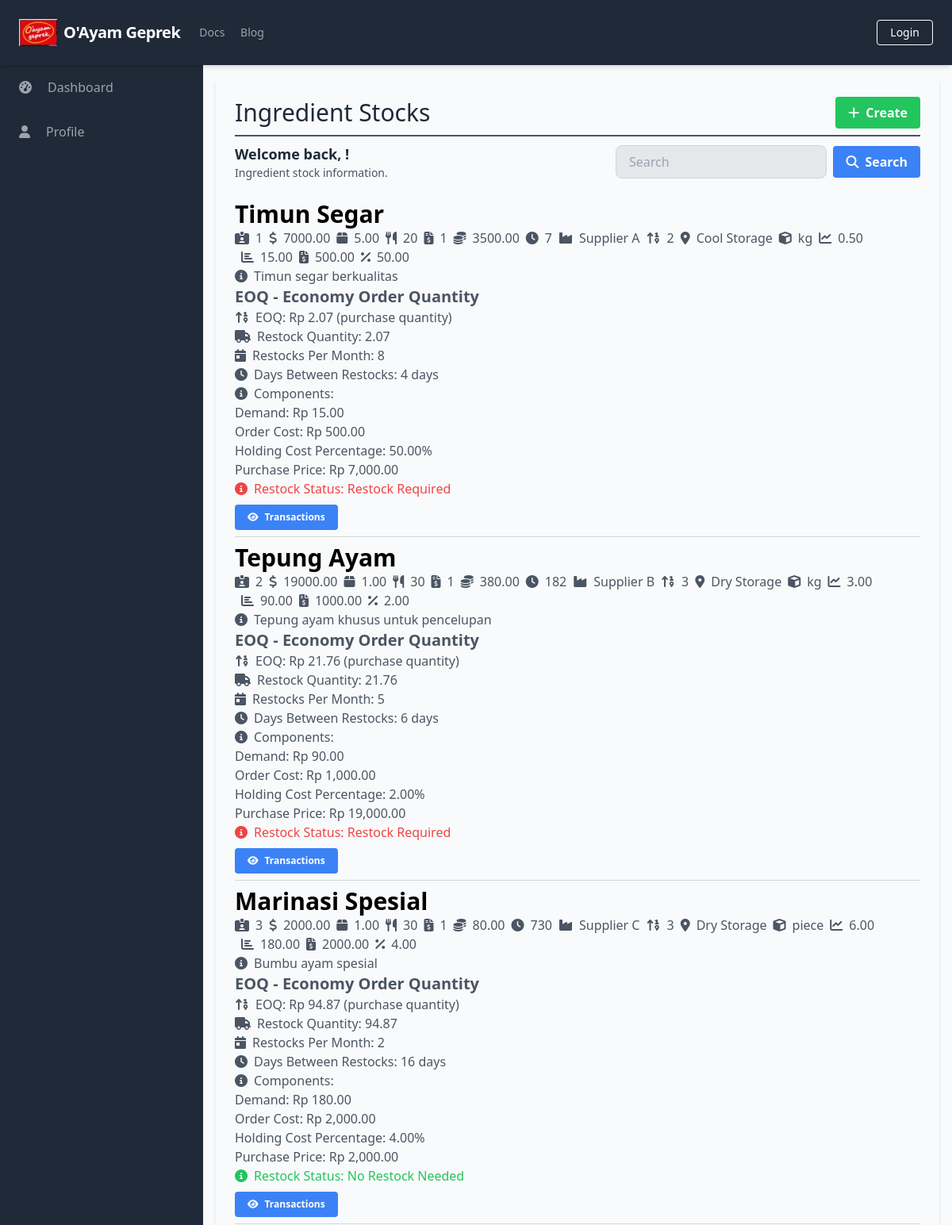
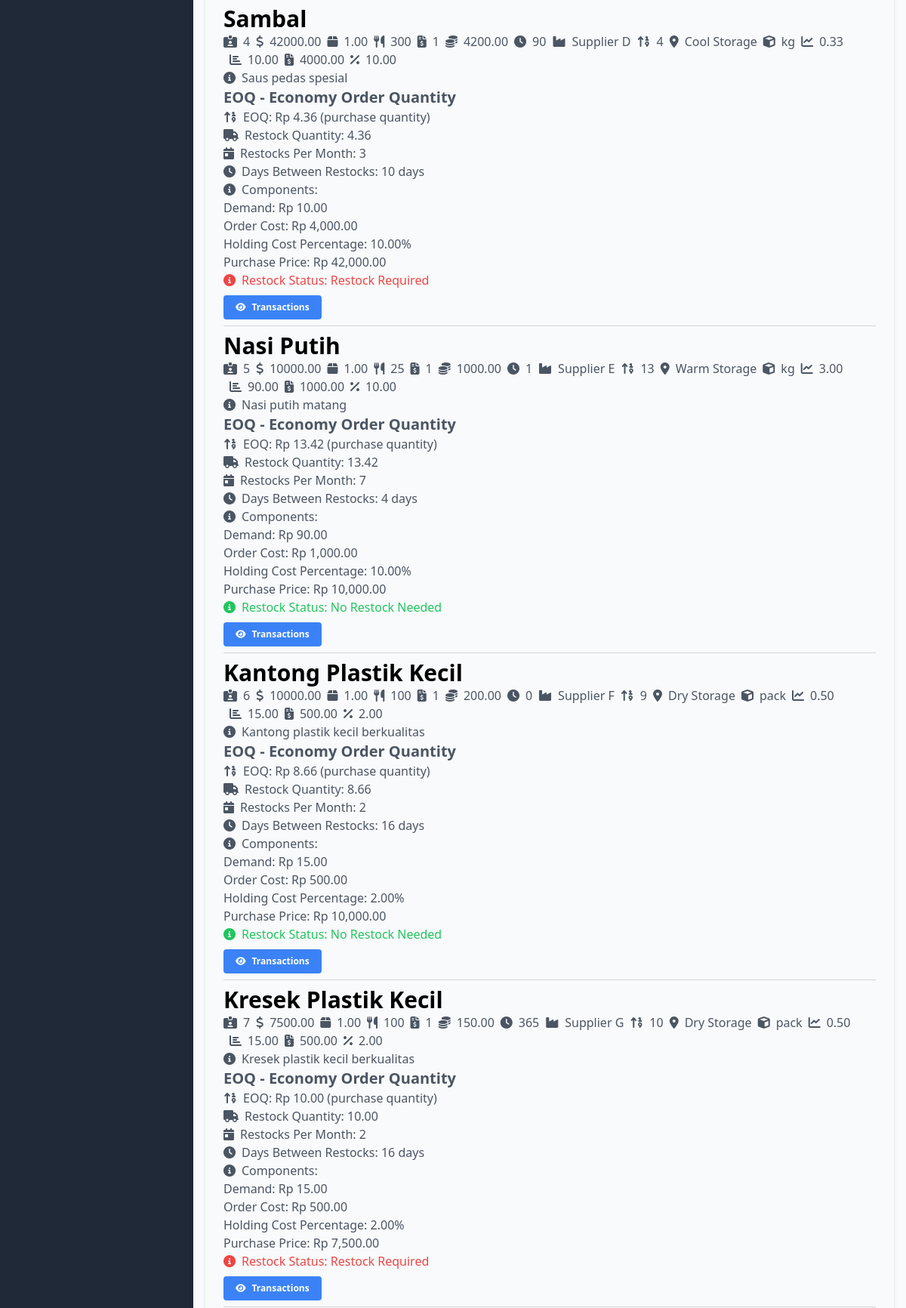
The app's page /manage_restocks/manage_restocks_list.php (upper part) with its own data (2 pictures, top to bottom).
### tables this page shows
CREATE TABLE `IngredientStocks` (
  `StockID` int(11) NOT NULL,
  `IngredientID` int(11) NOT NULL,
  `Quantity` decimal(10,2) NOT NULL,
  `QuantityPerServings` decimal(10,2) NOT NULL,
  `LastUpdateStock` timestamp NOT NULL DEFAULT current_timestamp()
);

CREATE TABLE `Ingredients` (
  `IngredientID` int(11) NOT NULL,
  `IngredientName` varchar(255) NOT NULL,
  `PurchasePrice` decimal(10,2) NOT NULL,
  `QuantityPerPurchase` decimal(10,2) NOT NULL,
  `ServingsPerIngredient` int(11) NOT NULL,
  `HoldingCost` tinyint(1) NOT NULL,
  `HoldingCostPrice` decimal(10,2) DEFAULT NULL,
  `ShelfLife` int(11) DEFAULT NULL,
  `SupplierName` varchar(255) DEFAULT NULL,
  `Description` text DEFAULT NULL,
  `MinimumStock` int(11) DEFAULT NULL,
  `StorageLocation` varchar(50) DEFAULT NULL,
  `PurchaseUnit` varchar(50) NOT NULL,
  `UsagePerDay` decimal(10,2) DEFAULT NULL,
  `UsagePerMonth` decimal(10,2) DEFAULT NULL,
  `OrderCost` decimal(10,2) DEFAULT NULL,
  `HoldingCostPercentage` decimal(5,2) DEFAULT NULL
);

### database/connection.php (called while the page is built, shortened)
<?php
$baseUrl = "http://localhost/final_project_yayuk_2023/";

### public/manage_restocks/manage_restocks_list.php (the view, shortened to what this page needs)
<?php
require_once('../../database/connection.php');
?>
<?php include_once('../components/header.php'); ?>
<div class="h-screen flex flex-col">
    <?php include('../components/navbar.php'); ?>
    <div class="flex-grow bg-gray-50 flex flex-row shadow-md">
        <?php include('../components/sidebar.php'); ?>
        <main class=" bg-gray-50 flex flex-col flex-1 overflow-y-scroll h-screen flex-shrink-0 sc-hide pb-40">
            <div class="flex items-start justify-start p-6 shadow-md m-4 flex-1 flex-col">
                <div class="flex flex-row justify-between items-center w-full border-b-2 border-gray-600 mb-2 pb-2">
                    <h1 class="text-3xl text-gray-800 font-semibol w-full">Ingredient Stocks</h1>
                    <div class="flex flex-row justify-end items-center">
                        <a href="<?php echo $baseUrl; ?>public/manage_ingredient_stocks/manage_ingredient_stocks_add.php" class="bg-green-500 hover-bg-green-700 text-white font-bold py-2 px-4 rounded inline-flex items-center">
                            <i class="fas fa-plus mr-2"></i>
                            <span>Create</span>
                        </a>
                    </div>
                </div>
                <div class="flex flex-col w-full">
                    <div class="flex flex-row justify-between items-center w-full mb-2 pb-2">
                        <div>
                            <h2 class="text-lg text-gray-800 font-semibold">Welcome back, <?php echo $_SESSION['FullName']; ?>!</h2>
                            <p class="text-gray-600 text-sm">Ingredient stock information.</p>
                        </div>
                        <form class="flex items-center justify-end space-x-2 w-96">
                            <input type="text" name="search" class="bg-gray-200 focus-bg-white focus-outline-none border border-gray-300 rounded-lg py-2 px-4 block w-full appearance-none leading-normal" placeholder="Search" value="<?php echo isset($_GET['search']) ? $_GET['search'] : ''; ?>">
                            <button type="submit" class="bg-blue-500 hover-bg-blue-700 text-white font-bold py-2 px-4 rounded space-x-2 inline-flex items-center">
                                <i class="fas fa-search"></i>
                                <span>Search</span>
                            </button>
                        </form>
                    </div>
                <?php
                $searchTerm = isset($_GET['search']) ? $_GET['search'] : '';
                $page = isset($_GET['page']) ? $_GET['page'] : 1;
                $query = "SELECT IngStk.StockID, IngStk.IngredientID, IngStk.Quantity AS Stock, IngStk.LastUpdateStock, I.*
                    FROM IngredientStocks IngStk
                    INNER JOIN Ingredients I ON IngStk.IngredientID = I.IngredientID
                    WHERE I.IngredientName LIKE '%$searchTerm%'
                    LIMIT 15 OFFSET " . ($page - 1) * 15;
                $result = $conn->query($query);
                while ($row = $result->fetch_assoc()) {
                    $demand = $row['UsagePerMonth'];
                    $orderCost = $row['OrderCost'];
                    $purchasePrice = $row['PurchasePrice'];
                    $holdingCostPercentage = $row['HoldingCostPercentage'] ;
                    $stock = $row['Stock'] ;
                    $eoq = sqrt((2 * $demand * $orderCost) / ((($purchasePrice / 100) * $holdingCostPercentage)));
                    $restockQuantity = $eoq;
                    $demand = $row['UsagePerMonth'];
                    $restocksPerMonth = ($demand > 0) ? ceil($demand / $restockQuantity) : 0;
                    $currentMonth = date('n');
                    $currentYear = date('Y');
                    $daysInMonth = cal_days_in_month(CAL_GREGORIAN, $currentMonth, $currentYear);
                    $daysBetweenRestocks = ($restocksPerMonth > 0) ? round($daysInMonth / $restocksPerMonth) : 0;
                    if ($stock < $eoq) {
                        $restockStatus = 'Restock Required';
                        $restockColor = 'text-red-500';
                    } else {
                        $restockStatus = 'No Restock Needed';
                        $restockColor = 'text-green-500';
                    }
                    ?>
                        <div class="flex items-start flex-col justify-between border-b border-gray-300 py-2">
                            <div class="text-3xl font-semibold">
                                <?php echo $row['IngredientName']; ?>
                            </div>
                            <div class="flex flex-row flex-wrap space-x-2">
                                <div class="text-gray-600">
                                    <i class="mr-2 fas fa-id-card-alt"></i><?php echo $row['IngredientID']; ?>
                                </div>
                                <div class="text-gray-600">
                                    <i class="mr-2 fas fa-dollar-sign"></i><?php echo $row['PurchasePrice']; ?>
                                </div>
                                <div class="text-gray-600">
                                    <i class="mr-2 fas fa-box"></i><?php echo $row['QuantityPerPurchase']; ?>
                                </div>
                                <div class="text-gray-600">
                                    <i class="mr-2 fas fa-utensils"></i><?php echo $row['ServingsPerIngredient']; ?>
                                </div>
                                <div class="text-gray-600">
                                    <i class="mr-2 fas fa-file-invoice-dollar"></i><?php echo $row['HoldingCost']; ?>
                                </div>
                                <div class="text-gray-600">
                                    <i class="mr-2 fas fa-coins"></i><?php echo $row['HoldingCostPrice']; ?>
                                </div>
                                <div class="text-gray-600">
                                    <i class="mr-2 fas fa-clock"></i><?php echo $row['ShelfLife']; ?>
                                </div>
                                <div class="text-gray-600">
                                    <i class="mr-2 fas fa-industry"></i><?php echo $row['SupplierName']; ?>
                                </div>
                                <div class="text-gray-600">
                                    <i class="mr-2 fas fa-sort-numeric-up"></i><?php echo $row['MinimumStock']; ?>
                                </div>
                                <div class="text-gray-600">
                                    <i class="mr-2 fas fa-map-marker-alt"></i><?php echo $row['StorageLocation']; ?>
                                </div>
                                <div class="text-gray-600">
                                    <i class="mr-2 fas fa-cube"></i><?php echo $row['PurchaseUnit']; ?>
                                </div>
                                <div class="text-gray-600">
                                    <i class="mr-2 fas fa-chart-line"></i><?php echo $row['UsagePerDay']; ?>
                                </div>
                                <div class="text-gray-600">
                                    <i class="mr-2 fas fa-chart-bar"></i><?php echo $row['UsagePerMonth']; ?>
                                </div>
                                <div class="text-gray-600">
                                    <i class="mr-2 fas fa-file-invoice-dollar"></i><?php echo $row['OrderCost']; ?>
                                </div>
                                <div class="text-gray-600">
                                    <i class="mr-2 fas fa-percent"></i><?php echo $row['HoldingCostPercentage']; ?>
                                </div>
                            </div>
                            <div class="text-gray-600">
                                <i class="mr-2 fas fa-info-circle"></i><?php echo $row['Description']; ?>
                            </div>
                            <div class="text-gray-600">
                                <div class="text-xl font-semibold">EOQ - Economy Order Quantity</div>
                                <div class="text-gray-600">
                                    <i class="mr-2 fas fa-sort-numeric-up"></i>EOQ: Rp <?php echo number_format($eoq, 2); ?> (purchase quantity)
                                </div>
                                <div class="text-gray-600">
                                    <i class="mr-2 fas fa-truck"></i>Restock Quantity: <?php echo number_format($restockQuantity, 2); ?>
                                </div>
                                <div class="text-gray-600">
                                    <i class="mr-2 fas fa-calendar-day"></i>Restocks Per Month: <?php echo $restocksPerMonth; ?>
                                </div>
                                <div class="text-gray-600">
                                    <i class="mr-2 fas fa-clock"></i>Days Between Restocks: <?php echo $daysBetweenRestocks; ?> days
                                </div>
                                <div class="text-gray-600">
                                    <i class="mr-2 fas fa-info-circle"></i>Components:
                                    <ul>
                                        <li>Demand: Rp <?php echo number_format($demand, 2); ?></li>
                                        <li>Order Cost: Rp <?php echo number_format($orderCost, 2); ?></li>
                                        <li>Holding Cost Percentage: <?php echo $holdingCostPercentage; ?>%</li>
                                        <li>Purchase Price: Rp <?php echo number_format($purchasePrice, 2); ?></li>
                                    </ul>
                                </div>
                            </div>
                            <div class="text-gray-600 <?php echo $restockColor; ?>">
                                <i class="mr-2 fas fa-info-circle"></i>Restock Status: <?php echo $restockStatus; ?>
                            </div>
                            <div class="flex-shrink-0 mt-2">
                                <a href="<?php echo $baseUrl; ?>public/view_transactions.php?stock_id=<?php echo $row['StockID']; ?>" class="text-xs bg-blue-500 hover:bg-blue-700 text-white font-bold py-2 px-4 rounded inline-flex items-center">
                                    <i class="fas fa-eye mr-2"></i>
                                    <span>Transactions</span>
                                </a>
                            </div>
                        </div>
                    <?php
                    }
                    ?>
                </div>
        </main>
    </div>
</div>
</body>
</html>

### records on screen
ingredientstocks: IngredientID.IngredientName "Timun Segar", IngredientID.IngredientID "1", IngredientID.PurchasePrice "7000.00", IngredientID.QuantityPerPurchase "5.00", IngredientID.ServingsPerIngredient "20", IngredientID.HoldingCost "1", IngredientID.HoldingCostPrice "3500.00", IngredientID.ShelfLife "7", IngredientID.SupplierName "Supplier A", IngredientID.MinimumStock "2", IngredientID.StorageLocation "Cool Storage", IngredientID.PurchaseUnit "kg", IngredientID.UsagePerDay "0.50", IngredientID.UsagePerMonth "15.00", IngredientID.OrderCost "500.00", IngredientID.HoldingCostPercentage "50.00", IngredientID.Description "Timun segar berkualitas", IngredientID.HoldingCostPercentage "2.07", IngredientID.HoldingCostPercentage "8", IngredientID.HoldingCostPercentage "4", IngredientID.PurchasePrice "7,000.00", Quantity.HoldingCostPercentage "Restock Required"
ingredientstocks: IngredientID.IngredientName "Tepung Ayam", IngredientID.IngredientID "2", IngredientID.PurchasePrice "19000.00", IngredientID.QuantityPerPurchase "1.00", IngredientID.ServingsPerIngredient "30", IngredientID.HoldingCost "1", IngredientID.HoldingCostPrice "380.00", IngredientID.ShelfLife "182", IngredientID.SupplierName "Supplier B", IngredientID.MinimumStock "3", IngredientID.StorageLocation "Dry Storage", IngredientID.PurchaseUnit "kg", IngredientID.UsagePerDay "3.00", IngredientID.UsagePerMonth "90.00", IngredientID.OrderCost "1000.00", IngredientID.HoldingCostPercentage "2.00", IngredientID.Description "Tepung ayam khusus untuk pencelupan", IngredientID.HoldingCostPercentage "21.76", IngredientID.HoldingCostPercentage "5", IngredientID.HoldingCostPercentage "6", IngredientID.OrderCost "1,000.00", IngredientID.PurchasePrice "19,000.00", Quantity.HoldingCostPercentage "Restock Required"
ingredientstocks: IngredientID.IngredientName "Marinasi Spesial", IngredientID.IngredientID "3", IngredientID.PurchasePrice "2000.00", IngredientID.QuantityPerPurchase "1.00", IngredientID.ServingsPerIngredient "30", IngredientID.HoldingCost "1", IngredientID.HoldingCostPrice "80.00", IngredientID.ShelfLife "730", IngredientID.SupplierName "Supplier C", IngredientID.MinimumStock "3", IngredientID.StorageLocation "Dry Storage", IngredientID.PurchaseUnit "piece", IngredientID.UsagePerDay "6.00", IngredientID.UsagePerMonth "180.00", IngredientID.OrderCost "2000.00", IngredientID.HoldingCostPercentage "4.00", IngredientID.Description "Bumbu ayam spesial", IngredientID.HoldingCostPercentage "94.87", IngredientID.HoldingCostPercentage "2", IngredientID.HoldingCostPercentage "16", IngredientID.OrderCost "2,000.00", IngredientID.PurchasePrice "2,000.00", Quantity.HoldingCostPercentage "No Restock Needed"
ingredientstocks: IngredientID.IngredientName "Sambal", IngredientID.IngredientID "4", IngredientID.PurchasePrice "42000.00", IngredientID.QuantityPerPurchase "1.00", IngredientID.ServingsPerIngredient "300", IngredientID.HoldingCost "1", IngredientID.HoldingCostPrice "4200.00", IngredientID.ShelfLife "90", IngredientID.SupplierName "Supplier D", IngredientID.MinimumStock "4", IngredientID.StorageLocation "Cool Storage", IngredientID.PurchaseUnit "kg", IngredientID.UsagePerDay "0.33", IngredientID.UsagePerMonth "10.00", IngredientID.OrderCost "4000.00", IngredientID.HoldingCostPercentage "10.00", IngredientID.Description "Saus pedas spesial", IngredientID.HoldingCostPercentage "4.36", IngredientID.HoldingCostPercentage "3", IngredientID.HoldingCostPercentage "10", IngredientID.OrderCost "4,000.00", IngredientID.PurchasePrice "42,000.00", Quantity.HoldingCostPercentage "Restock Required"
ingredientstocks: IngredientID.IngredientName "Nasi Putih", IngredientID.IngredientID "5", IngredientID.PurchasePrice "10000.00", IngredientID.QuantityPerPurchase "1.00", IngredientID.ServingsPerIngredient "25", IngredientID.HoldingCost "1", IngredientID.HoldingCostPrice "1000.00", IngredientID.ShelfLife "1", IngredientID.SupplierName "Supplier E", IngredientID.MinimumStock "13", IngredientID.StorageLocation "Warm Storage", IngredientID.PurchaseUnit "kg", IngredientID.UsagePerDay "3.00", IngredientID.UsagePerMonth "90.00", IngredientID.OrderCost "1000.00", IngredientID.HoldingCostPercentage "10.00", IngredientID.Description "Nasi putih matang", IngredientID.HoldingCostPercentage "13.42", IngredientID.HoldingCostPercentage "7", IngredientID.HoldingCostPercentage "4", IngredientID.OrderCost "1,000.00", IngredientID.PurchasePrice "10,000.00", Quantity.HoldingCostPercentage "No Restock Needed"
ingredientstocks: IngredientID.IngredientName "Kantong Plastik Kecil", IngredientID.IngredientID "6", IngredientID.PurchasePrice "10000.00", IngredientID.QuantityPerPurchase "1.00", IngredientID.ServingsPerIngredient "100", IngredientID.HoldingCost "1", IngredientID.HoldingCostPrice "200.00", IngredientID.ShelfLife "0", IngredientID.SupplierName "Supplier F", IngredientID.MinimumStock "9", IngredientID.StorageLocation "Dry Storage", IngredientID.PurchaseUnit "pack", IngredientID.UsagePerDay "0.50", IngredientID.UsagePerMonth "15.00", IngredientID.OrderCost "500.00", IngredientID.HoldingCostPercentage "2.00", IngredientID.Description "Kantong plastik kecil berkualitas", IngredientID.HoldingCostPercentage "8.66", IngredientID.HoldingCostPercentage "2", IngredientID.HoldingCostPercentage "16", IngredientID.PurchasePrice "10,000.00", Quantity.HoldingCostPercentage "No Restock Needed"
ingredientstocks: IngredientID.IngredientName "Kresek Plastik Kecil", IngredientID.IngredientID "7", IngredientID.PurchasePrice "7500.00", IngredientID.QuantityPerPurchase "1.00", IngredientID.ServingsPerIngredient "100", IngredientID.HoldingCost "1", IngredientID.HoldingCostPrice "150.00", IngredientID.ShelfLife "365", IngredientID.SupplierName "Supplier G", IngredientID.MinimumStock "10", IngredientID.StorageLocation "Dry Storage", IngredientID.PurchaseUnit "pack", IngredientID.UsagePerDay "0.50", IngredientID.UsagePerMonth "15.00", IngredientID.OrderCost "500.00", IngredientID.HoldingCostPercentage "2.00", IngredientID.Description "Kresek plastik kecil berkualitas", IngredientID.HoldingCostPercentage "10.00", IngredientID.HoldingCostPercentage "2", IngredientID.HoldingCostPercentage "16", IngredientID.PurchasePrice "7,500.00", Quantity.HoldingCostPercentage "Restock Required"

### other values on screen
$baseTitle "O'Ayam Geprek"
